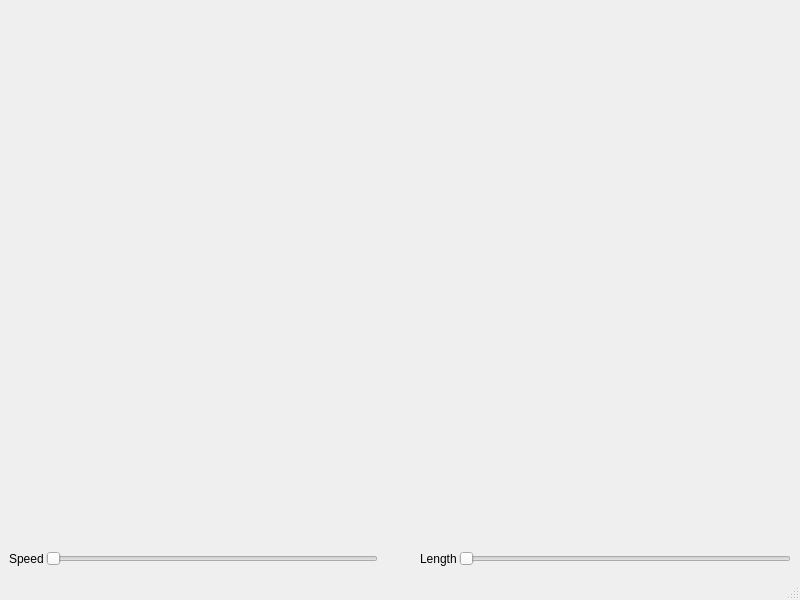
<?xml version="1.0" encoding="UTF-8"?>
<ui version="4.0">
 <class>MainWindow</class>
 <widget class="QMainWindow" name="MainWindow">
  <property name="enabled">
   <bool>true</bool>
  </property>
  <property name="geometry">
   <rect>
    <x>0</x>
    <y>0</y>
    <width>800</width>
    <height>600</height>
   </rect>
  </property>
  <property name="windowTitle">
   <string>MainWindow</string>
  </property>
  <widget class="QWidget" name="centralwidget">
   <layout class="QGridLayout" name="gridLayout_2">
    <item row="0" column="0">
     <layout class="QGridLayout" name="gridLayout" rowstretch="1,0">
      <item row="1" column="0">
       <layout class="QHBoxLayout" name="horizontalLayout_2" stretch="0,0,0,0,0">
        <property name="spacing">
         <number>2</number>
        </property>
        <item>
         <widget class="QLabel" name="label">
          <property name="text">
           <string>Speed</string>
          </property>
         </widget>
        </item>
        <item>
         <widget class="QSlider" name="speedSlider">
          <property name="minimum">
           <number>1</number>
          </property>
          <property name="maximum">
           <number>20</number>
          </property>
          <property name="orientation">
           <enum>Qt::Horizontal</enum>
          </property>
         </widget>
        </item>
        <item>
         <spacer name="horizontalSpacer">
          <property name="orientation">
           <enum>Qt::Horizontal</enum>
          </property>
          <property name="sizeType">
           <enum>QSizePolicy::Fixed</enum>
          </property>
          <property name="sizeHint" stdset="0">
           <size>
            <width>40</width>
            <height>20</height>
           </size>
          </property>
         </spacer>
        </item>
        <item>
         <widget class="QLabel" name="label_2">
          <property name="text">
           <string>Length</string>
          </property>
         </widget>
        </item>
        <item>
         <widget class="QSlider" name="lengthSlider">
          <property name="minimum">
           <number>1</number>
          </property>
          <property name="maximum">
           <number>200</number>
          </property>
          <property name="orientation">
           <enum>Qt::Horizontal</enum>
          </property>
         </widget>
        </item>
       </layout>
      </item>
      <item row="0" column="0">
       <widget class="OffscreenRotateWidget" name="rotateWidget" native="true"/>
      </item>
     </layout>
    </item>
   </layout>
  </widget>
  <widget class="QStatusBar" name="statusbar"/>
 </widget>
 <customwidgets>
  <customwidget>
   <class>OffscreenRotateWidget</class>
   <extends>QWidget</extends>
   <header>offscreenrotatewidget.h</header>
  </customwidget>
 </customwidgets>
 <resources/>
 <connections/>
</ui>
